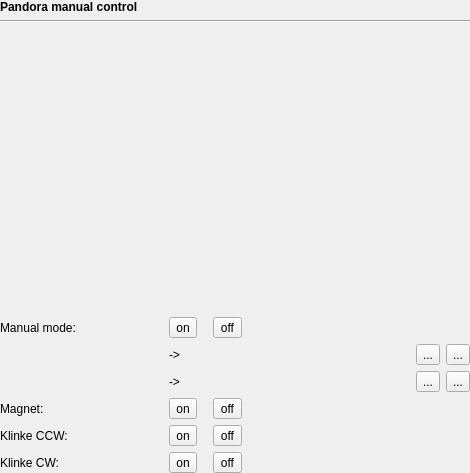
<?xml version="1.0" encoding="UTF-8"?>
<ui version="4.0">
 <class>Form</class>
 <widget class="QWidget" name="Form">
  <property name="geometry">
   <rect>
    <x>0</x>
    <y>0</y>
    <width>470</width>
    <height>473</height>
   </rect>
  </property>
  <property name="windowTitle">
   <string>Form</string>
  </property>
  <layout class="QGridLayout" name="gridLayout">
   <property name="margin">
    <number>0</number>
   </property>
   <item row="5" column="2">
    <widget class="QLabel" name="label_9">
     <property name="text">
      <string>-&gt;</string>
     </property>
    </widget>
   </item>
   <item row="4" column="3" colspan="2">
    <widget class="DeviceValueEdit" name="mttEdit" native="true">
     <property name="dev" stdset="0">
      <string>mtt_raw</string>
     </property>
    </widget>
   </item>
   <item row="1" column="0" colspan="7">
    <widget class="Line" name="line">
     <property name="orientation">
      <enum>Qt::Horizontal</enum>
     </property>
    </widget>
   </item>
   <item row="6" column="0">
    <widget class="QLabel" name="label_3">
     <property name="text">
      <string>Magnet:</string>
     </property>
    </widget>
   </item>
   <item row="8" column="0">
    <widget class="QLabel" name="label_5">
     <property name="text">
      <string>Klinke CW:</string>
     </property>
    </widget>
   </item>
   <item row="7" column="0">
    <widget class="QLabel" name="label_4">
     <property name="text">
      <string>Klinke CCW:</string>
     </property>
    </widget>
   </item>
   <item row="5" column="6">
    <widget class="QToolButton" name="mbStop">
     <property name="text">
      <string>...</string>
     </property>
     <property name="icon">
      <iconset resource="../../../resources/nicos-gui.qrc">
       <normaloff>:/emergency</normaloff>:/emergency</iconset>
     </property>
    </widget>
   </item>
   <item row="4" column="6">
    <widget class="QToolButton" name="mttStop">
     <property name="text">
      <string>...</string>
     </property>
     <property name="icon">
      <iconset resource="../../../resources/nicos-gui.qrc">
       <normaloff>:/emergency</normaloff>:/emergency</iconset>
     </property>
    </widget>
   </item>
   <item row="6" column="2" colspan="5">
    <layout class="QHBoxLayout" name="horizontalLayout">
     <item>
      <widget class="QToolButton" name="magOn">
       <property name="text">
        <string>on</string>
       </property>
      </widget>
     </item>
     <item>
      <spacer name="horizontalSpacer">
       <property name="orientation">
        <enum>Qt::Horizontal</enum>
       </property>
       <property name="sizeType">
        <enum>QSizePolicy::Fixed</enum>
       </property>
       <property name="sizeHint" stdset="0">
        <size>
         <width>10</width>
         <height>2</height>
        </size>
       </property>
      </spacer>
     </item>
     <item>
      <widget class="QToolButton" name="magOff">
       <property name="text">
        <string>off</string>
       </property>
      </widget>
     </item>
     <item>
      <spacer name="horizontalSpacer_2">
       <property name="orientation">
        <enum>Qt::Horizontal</enum>
       </property>
       <property name="sizeHint" stdset="0">
        <size>
         <width>40</width>
         <height>2</height>
        </size>
       </property>
      </spacer>
     </item>
    </layout>
   </item>
   <item row="8" column="2" colspan="5">
    <layout class="QHBoxLayout" name="horizontalLayout_3">
     <item>
      <widget class="QToolButton" name="cwOn">
       <property name="text">
        <string>on</string>
       </property>
      </widget>
     </item>
     <item>
      <spacer name="horizontalSpacer_5">
       <property name="orientation">
        <enum>Qt::Horizontal</enum>
       </property>
       <property name="sizeType">
        <enum>QSizePolicy::Fixed</enum>
       </property>
       <property name="sizeHint" stdset="0">
        <size>
         <width>10</width>
         <height>2</height>
        </size>
       </property>
      </spacer>
     </item>
     <item>
      <widget class="QToolButton" name="cwOff">
       <property name="text">
        <string>off</string>
       </property>
      </widget>
     </item>
     <item>
      <spacer name="horizontalSpacer_6">
       <property name="orientation">
        <enum>Qt::Horizontal</enum>
       </property>
       <property name="sizeHint" stdset="0">
        <size>
         <width>40</width>
         <height>2</height>
        </size>
       </property>
      </spacer>
     </item>
    </layout>
   </item>
   <item row="3" column="0">
    <widget class="QLabel" name="label_2">
     <property name="text">
      <string>Manual mode:</string>
     </property>
    </widget>
   </item>
   <item row="6" column="1">
    <widget class="ValueLed" name="valueLed_2">
     <property name="dev" stdset="0">
      <string>mb_arm_magnet</string>
     </property>
     <property name="goal" stdset="0">
      <string>&quot;on&quot;</string>
     </property>
    </widget>
   </item>
   <item row="3" column="1">
    <widget class="ValueLed" name="valueLed">
     <property name="dev" stdset="0">
      <string>opmode</string>
     </property>
     <property name="goal" stdset="0">
      <string>&quot;manual mode&quot;</string>
     </property>
    </widget>
   </item>
   <item row="0" column="0" colspan="7">
    <widget class="QLabel" name="label">
     <property name="sizePolicy">
      <sizepolicy hsizetype="Preferred" vsizetype="Fixed">
       <horstretch>0</horstretch>
       <verstretch>0</verstretch>
      </sizepolicy>
     </property>
     <property name="font">
      <font>
       <weight>75</weight>
       <bold>true</bold>
      </font>
     </property>
     <property name="text">
      <string>Pandora manual control</string>
     </property>
    </widget>
   </item>
   <item row="7" column="1">
    <widget class="ValueLed" name="valueLed_3">
     <property name="dev" stdset="0">
      <string>klinke_ccw</string>
     </property>
     <property name="goal" stdset="0">
      <string>&quot;on&quot;</string>
     </property>
    </widget>
   </item>
   <item row="8" column="1">
    <widget class="ValueLed" name="valueLed_4">
     <property name="dev" stdset="0">
      <string>klinke_cw</string>
     </property>
     <property name="goal" stdset="0">
      <string>&quot;on&quot;</string>
     </property>
    </widget>
   </item>
   <item row="4" column="2">
    <widget class="QLabel" name="label_8">
     <property name="text">
      <string>-&gt;</string>
     </property>
    </widget>
   </item>
   <item row="7" column="2" colspan="5">
    <layout class="QHBoxLayout" name="horizontalLayout_2">
     <item>
      <widget class="QToolButton" name="ccwOn">
       <property name="text">
        <string>on</string>
       </property>
      </widget>
     </item>
     <item>
      <spacer name="horizontalSpacer_3">
       <property name="orientation">
        <enum>Qt::Horizontal</enum>
       </property>
       <property name="sizeType">
        <enum>QSizePolicy::Fixed</enum>
       </property>
       <property name="sizeHint" stdset="0">
        <size>
         <width>10</width>
         <height>2</height>
        </size>
       </property>
      </spacer>
     </item>
     <item>
      <widget class="QToolButton" name="ccwOff">
       <property name="text">
        <string>off</string>
       </property>
      </widget>
     </item>
     <item>
      <spacer name="horizontalSpacer_4">
       <property name="orientation">
        <enum>Qt::Horizontal</enum>
       </property>
       <property name="sizeHint" stdset="0">
        <size>
         <width>40</width>
         <height>2</height>
        </size>
       </property>
      </spacer>
     </item>
    </layout>
   </item>
   <item row="3" column="2" colspan="5">
    <layout class="QHBoxLayout" name="horizontalLayout_4">
     <item>
      <widget class="QToolButton" name="modeOn">
       <property name="text">
        <string>on</string>
       </property>
      </widget>
     </item>
     <item>
      <spacer name="horizontalSpacer_8">
       <property name="orientation">
        <enum>Qt::Horizontal</enum>
       </property>
       <property name="sizeType">
        <enum>QSizePolicy::Fixed</enum>
       </property>
       <property name="sizeHint" stdset="0">
        <size>
         <width>10</width>
         <height>2</height>
        </size>
       </property>
      </spacer>
     </item>
     <item>
      <widget class="QToolButton" name="modeOff">
       <property name="text">
        <string>off</string>
       </property>
      </widget>
     </item>
     <item>
      <spacer name="horizontalSpacer_7">
       <property name="orientation">
        <enum>Qt::Horizontal</enum>
       </property>
       <property name="sizeHint" stdset="0">
        <size>
         <width>40</width>
         <height>2</height>
        </size>
       </property>
      </spacer>
     </item>
    </layout>
   </item>
   <item row="5" column="3" colspan="2">
    <widget class="DeviceValueEdit" name="mbEdit" native="true">
     <property name="dev" stdset="0">
      <string>mb_arm_raw</string>
     </property>
    </widget>
   </item>
   <item row="4" column="5">
    <widget class="QToolButton" name="mttReset">
     <property name="text">
      <string>...</string>
     </property>
     <property name="icon">
      <iconset resource="../../../resources/nicos-gui.qrc">
       <normaloff>:/undo</normaloff>:/undo</iconset>
     </property>
    </widget>
   </item>
   <item row="5" column="5">
    <widget class="QToolButton" name="mbReset">
     <property name="text">
      <string>...</string>
     </property>
     <property name="icon">
      <iconset resource="../../../resources/nicos-gui.qrc">
       <normaloff>:/undo</normaloff>:/undo</iconset>
     </property>
    </widget>
   </item>
   <item row="4" column="0" colspan="2">
    <widget class="ValueDisplay" name="valueDisplay" native="true">
     <property name="dev" stdset="0">
      <string>mtt_raw</string>
     </property>
     <property name="name" stdset="0">
      <string>mtt_raw:</string>
     </property>
     <property name="horizontal" stdset="0">
      <bool>true</bool>
     </property>
    </widget>
   </item>
   <item row="5" column="0" colspan="2">
    <widget class="ValueDisplay" name="valueDisplay_2" native="true">
     <property name="dev" stdset="0">
      <string>mb_arm_raw</string>
     </property>
     <property name="name" stdset="0">
      <string>mb_arm_raw:</string>
     </property>
     <property name="horizontal" stdset="0">
      <bool>true</bool>
     </property>
    </widget>
   </item>
   <item row="2" column="0" colspan="7">
    <widget class="QWidget" name="graphicsWidget" native="true">
     <property name="sizePolicy">
      <sizepolicy hsizetype="Expanding" vsizetype="Expanding">
       <horstretch>0</horstretch>
       <verstretch>0</verstretch>
      </sizepolicy>
     </property>
     <layout class="QVBoxLayout" name="verticalLayout">
      <property name="margin">
       <number>0</number>
      </property>
     </layout>
    </widget>
   </item>
  </layout>
 </widget>
 <customwidgets>
  <customwidget>
   <class>ValueDisplay</class>
   <extends>QWidget</extends>
   <header>nicos.guisupport.display</header>
  </customwidget>
  <customwidget>
   <class>ValueLed</class>
   <extends>QLabel</extends>
   <header>nicos.guisupport.led</header>
  </customwidget>
  <customwidget>
   <class>DeviceValueEdit</class>
   <extends>QWidget</extends>
   <header>nicos.guisupport.typedvalue</header>
  </customwidget>
 </customwidgets>
 <resources>
  <include location="../../../resources/nicos-gui.qrc"/>
 </resources>
 <connections/>
</ui>
